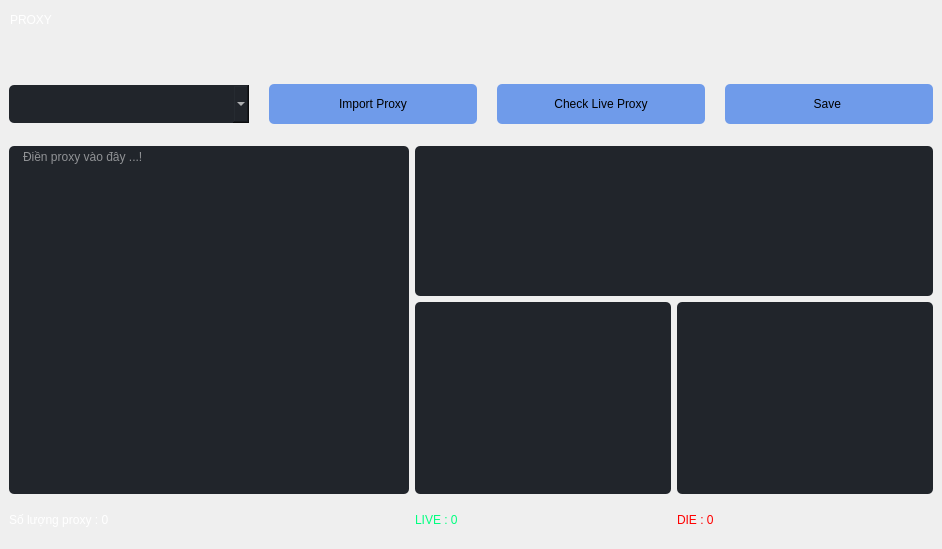
               <widget class="QWidget" name="caidat">
                <property name="styleSheet">
                 <string notr="true"/>
                </property>
                <layout class="QVBoxLayout" name="verticalLayout_11">
                 <property name="spacing">
                  <number>0</number>
                 </property>
                 <property name="leftMargin">
                  <number>0</number>
                 </property>
                 <property name="topMargin">
                  <number>0</number>
                 </property>
                 <property name="rightMargin">
                  <number>0</number>
                 </property>
                 <property name="bottomMargin">
                  <number>0</number>
                 </property>
                 <item>
                  <widget class="QFrame" name="frame_5">
                   <property name="minimumSize">
                    <size>
                     <width>0</width>
                     <height>70</height>
                    </size>
                   </property>
                   <property name="maximumSize">
                    <size>
                     <width>16777215</width>
                     <height>70</height>
                    </size>
                   </property>
                   <property name="styleSheet">
                    <string notr="true">QPushButton {
font: 12pt &quot;Alata&quot;;
	color: rgb(138, 132, 159);
	border: none;

  height: 50px;


}

QPushButton:focus {	
  border-bottom: 4px solid rgb(255, 255, 255) ;

}</string>
                   </property>
                   <property name="frameShape">
                    <enum>QFrame::NoFrame</enum>
                   </property>
                   <property name="frameShadow">
                    <enum>QFrame::Raised</enum>
                   </property>
                   <layout class="QHBoxLayout" name="horizontalLayout_8">
                    <property name="spacing">
                     <number>20</number>
                    </property>
                    <property name="leftMargin">
                     <number>10</number>
                    </property>
                    <property name="topMargin">
                     <number>0</number>
                    </property>
                    <property name="rightMargin">
                     <number>0</number>
                    </property>
                    <property name="bottomMargin">
                     <number>30</number>
                    </property>
                    <item alignment="Qt::AlignLeft">
                     <widget class="QPushButton" name="btn_proxy">
                      <property name="minimumSize">
                       <size>
                        <width>0</width>
                        <height>0</height>
                       </size>
                      </property>
                      <property name="styleSheet">
                       <string notr="true">color: rgb(255, 255, 255);</string>
                      </property>
                      <property name="text">
                       <string>PROXY</string>
                      </property>
                     </widget>
                    </item>
                   </layout>
                  </widget>
                 </item>
                 <item>
                  <widget class="QStackedWidget" name="stackedWidget_2">
                   <property name="minimumSize">
                    <size>
                     <width>0</width>
                     <height>35</height>
                    </size>
                   </property>
                   <property name="styleSheet">
                    <string notr="true">QComboBox{
font: 10pt &quot;Alata&quot;;
background-color: rgb(52, 59, 72);
color: rgb(255, 255, 255);
	border-radius: 5px;

	padding: 5px;
	padding-left: 10px;
}
QComboBox:hover{
	border: 2px solid rgb(64, 71, 88);
}
QComboBox QAbstractItemView {
color: rgb(170, 0, 255);
	background-color: rgb(239, 238, 254);
	padding: 10px;
	selection-background-color: rgb(39, 44, 54);
	border:none
}
QPushButton:pressed {
font: 10pt &quot;Alata&quot;;
    background-color: qlineargradient(spread:pad, x1:0, y1:0, x2:0, y2:1,   stop:0 rgba(60, 186, 162, 255), stop:1 rgba(98, 211, 162, 255))
}
QPushButton {
   
	background-color: rgb(111, 155, 234);
     border-radius: 5px;
}

QPushButton:disabled {
    background-color: rgb(170, 170, 127)
}</string>
                   </property>
                   <property name="frameShape">
                    <enum>QFrame::NoFrame</enum>
                   </property>
                   <property name="frameShadow">
                    <enum>QFrame::Raised</enum>
                   </property>
                   <property name="lineWidth">
                    <number>0</number>
                   </property>
                   <property name="currentIndex">
                    <number>0</number>
                   </property>
                   <widget class="QWidget" name="stack_proxy">
                    <layout class="QVBoxLayout" name="verticalLayout_10">
                     <item>
                      <widget class="QWidget" name="widget_4" native="true">
                       <property name="minimumSize">
                        <size>
                         <width>0</width>
                         <height>50</height>
                        </size>
                       </property>
                       <property name="maximumSize">
                        <size>
                         <width>16777215</width>
                         <height>50</height>
                        </size>
                       </property>
                       <property name="styleSheet">
                        <string notr="true">QPushButton:pressed {
font: 10pt &quot;Alata&quot;;
    background-color: qlineargradient(spread:pad, x1:0, y1:0, x2:0, y2:1,   stop:0 rgba(60, 186, 162, 255), stop:1 rgba(98, 211, 162, 255))
}
QPushButton {
   
	background-color: rgb(111, 155, 234);
     border-radius: 5px;
}

QPushButton:disabled {
    background-color: rgb(170, 170, 127)
}
QLineEdit {
font: 10pt &quot;Alata&quot;;
background-color: rgb(52, 59, 72);
color: rgb(255, 255, 255);
	border-radius: 5px;

	padding-left: 10px;
}
QLineEdit:hover {
	border: 2px solid rgb(64, 71, 88);
}
QLineEdit:focus {
	border: 2px solid rgb(91, 101, 124);
}</string>
                       </property>
                       <layout class="QHBoxLayout" name="horizontalLayout_27">
                        <property name="spacing">
                         <number>20</number>
                        </property>
                        <property name="leftMargin">
                         <number>0</number>
                        </property>
                        <property name="topMargin">
                         <number>0</number>
                        </property>
                        <property name="rightMargin">
                         <number>0</number>
                        </property>
                        <property name="bottomMargin">
                         <number>0</number>
                        </property>
                        <item>
                         <widget class="QComboBox" name="comboBox_2">
                          <property name="minimumSize">
                           <size>
                            <width>240</width>
                            <height>38</height>
                           </size>
                          </property>
                          <property name="maximumSize">
                           <size>
                            <width>300</width>
                            <height>16777215</height>
                           </size>
                          </property>
                          <property name="styleSheet">
                           <string notr="true">QComboBox{
font: 10pt &quot;Alata&quot;;background-color: rgb(33, 37, 43);
color: rgb(255, 255, 255);
	border-radius: 5px;

	padding: 5px;
	padding-left: 10px;
}
QComboBox:hover{
	border: 2px solid rgb(64, 71, 88);
}
QComboBox QAbstractItemView {
color: rgb(170, 0, 255);
	background-color: rgb(239, 238, 254);
	padding: 10px;
	selection-background-color: rgb(39, 44, 54);
	border:none
}</string>
                          </property>
                         </widget>
                        </item>
                        <item>
                         <widget class="QPushButton" name="pushButton_9">
                          <property name="minimumSize">
                           <size>
                            <width>120</width>
                            <height>40</height>
                           </size>
                          </property>
                          <property name="maximumSize">
                           <size>
                            <width>16777215</width>
                            <height>16777215</height>
                           </size>
                          </property>
                          <property name="styleSheet">
                           <string notr="true">font: 9pt &quot;Alata&quot;;</string>
                          </property>
                          <property name="text">
                           <string>Import Proxy</string>
                          </property>
                         </widget>
                        </item>
                        <item>
                         <widget class="QPushButton" name="pushButton_14">
                          <property name="minimumSize">
                           <size>
                            <width>140</width>
                            <height>40</height>
                           </size>
                          </property>
                          <property name="maximumSize">
                           <size>
                            <width>16777215</width>
                            <height>16777215</height>
                           </size>
                          </property>
                          <property name="styleSheet">
                           <string notr="true">font: 9pt &quot;Alata&quot;;</string>
                          </property>
                          <property name="text">
                           <string>Check Live Proxy</string>
                          </property>
                         </widget>
                        </item>
                        <item>
                         <widget class="QPushButton" name="pushButton_4">
                          <property name="minimumSize">
                           <size>
                            <width>140</width>
                            <height>40</height>
                           </size>
                          </property>
                          <property name="styleSheet">
                           <string notr="true">font: 9pt &quot;Alata&quot;;</string>
                          </property>
                          <property name="text">
                           <string>Save </string>
                          </property>
                         </widget>
                        </item>
                       </layout>
                      </widget>
                     </item>
                     <item>
                      <widget class="QWidget" name="widget_9" native="true">
                       <property name="styleSheet">
                        <string notr="true">QPlainTextEdit {
font: 10pt &quot;Alata&quot;;
background-color: rgb(52, 59, 72);
color: rgb(255, 255, 255);
	border-radius: 5px;

	padding-left: 10px;
}
QPlainTextEdit:hover {
	border: 2px solid rgb(64, 71, 88);
}
QPlainTextEdit:focus {
	border: 2px solid rgb(91, 101, 124);
}</string>
                       </property>
                       <layout class="QHBoxLayout" name="horizontalLayout_7">
                        <property name="leftMargin">
                         <number>0</number>
                        </property>
                        <property name="topMargin">
                         <number>11</number>
                        </property>
                        <property name="rightMargin">
                         <number>0</number>
                        </property>
                        <property name="bottomMargin">
                         <number>0</number>
                        </property>
                        <item>
                         <widget class="QWidget" name="widget_10" native="true">
                          <property name="minimumSize">
                           <size>
                            <width>400</width>
                            <height>0</height>
                           </size>
                          </property>
                          <layout class="QGridLayout" name="gridLayout_2">
                           <property name="leftMargin">
                            <number>0</number>
                           </property>
                           <property name="topMargin">
                            <number>0</number>
                           </property>
                           <property name="rightMargin">
                            <number>0</number>
                           </property>
                           <property name="bottomMargin">
                            <number>0</number>
                           </property>
                           <item row="0" column="0" colspan="2">
                            <widget class="QPlainTextEdit" name="plainTextEdit">
                             <property name="styleSheet">
                              <string notr="true">background-color: rgb(33, 37, 43);</string>
                             </property>
                             <property name="placeholderText">
                              <string>Điền proxy vào đây ...!</string>
                             </property>
                            </widget>
                           </item>
                           <item row="1" column="0">
                            <widget class="QLabel" name="label_6">
                             <property name="minimumSize">
                              <size>
                               <width>0</width>
                               <height>40</height>
                              </size>
                             </property>
                             <property name="styleSheet">
                              <string notr="true">color: rgb(255, 255, 255);
font: 9pt &quot;Alata&quot;;</string>
                             </property>
                             <property name="text">
                              <string>Số lượng proxy : 0</string>
                             </property>
                            </widget>
                           </item>
                          </layout>
                         </widget>
                        </item>
                        <item>
                         <widget class="QWidget" name="widget_11" native="true">
                          <layout class="QGridLayout" name="gridLayout_3">
                           <property name="leftMargin">
                            <number>0</number>
                           </property>
                           <property name="topMargin">
                            <number>0</number>
                           </property>
                           <property name="rightMargin">
                            <number>0</number>
                           </property>
                           <property name="bottomMargin">
                            <number>0</number>
                           </property>
                           <item row="2" column="0">
                            <widget class="QLabel" name="label_7">
                             <property name="minimumSize">
                              <size>
                               <width>0</width>
                               <height>40</height>
                              </size>
                             </property>
                             <property name="styleSheet">
                              <string notr="true">color: rgb(0, 255, 127);
font: 9pt &quot;Alata&quot;;</string>
                             </property>
                             <property name="text">
                              <string>LIVE : 0</string>
                             </property>
                            </widget>
                           </item>
                           <item row="2" column="1">
                            <widget class="QLabel" name="label_8">
                             <property name="minimumSize">
                              <size>
                               <width>40</width>
                               <height>0</height>
                              </size>
                             </property>
                             <property name="styleSheet">
                              <string notr="true">color: rgb(255, 0, 0);
font: 9pt &quot;Alata&quot;;</string>
                             </property>
                             <property name="text">
                              <string>DIE : 0</string>
                             </property>
                            </widget>
                           </item>
                           <item row="1" column="0">
                            <widget class="QPlainTextEdit" name="plainTextEdit_3">
                             <property name="styleSheet">
                              <string notr="true">color: rgb(0, 255, 0);
background-color: rgb(33, 37, 43);</string>
                             </property>
                             <property name="plainText">
                              <string/>
                             </property>
                             <property name="placeholderText">
                              <string>Live ...</string>
                             </property>
                            </widget>
                           </item>
                           <item row="1" column="1">
                            <widget class="QPlainTextEdit" name="plainTextEdit_4">
                             <property name="styleSheet">
                              <string notr="true">background-color: rgb(33, 37, 43);color: rgb(255, 0, 0);</string>
                             </property>
                             <property name="plainText">
                              <string/>
                             </property>
                             <property name="placeholderText">
                              <string>Die ...</string>
                             </property>
                            </widget>
                           </item>
                           <item row="0" column="0" colspan="2">
                            <widget class="QPlainTextEdit" name="plainTextEdit_2">
                             <property name="enabled">
                              <bool>false</bool>
                             </property>
                             <property name="minimumSize">
                              <size>
                               <width>0</width>
                               <height>150</height>
                              </size>
                             </property>
                             <property name="maximumSize">
                              <size>
                               <width>16777215</width>
                               <height>150</height>
                              </size>
                             </property>
                             <property name="styleSheet">
                              <string notr="true">background-color: rgb(33, 37, 43);</string>
                             </property>
                             <property name="plainText">
                              <string/>
                             </property>
                             <property name="placeholderText">
                              <string>Trạng Thái.....</string>
                             </property>
                            </widget>
                           </item>
                          </layout>
                         </widget>
                        </item>
                       </layout>
                      </widget>
                     </item>
                    </layout>
                   </widget>
                  </widget>
                 </item>
                </layout>
               </widget>
